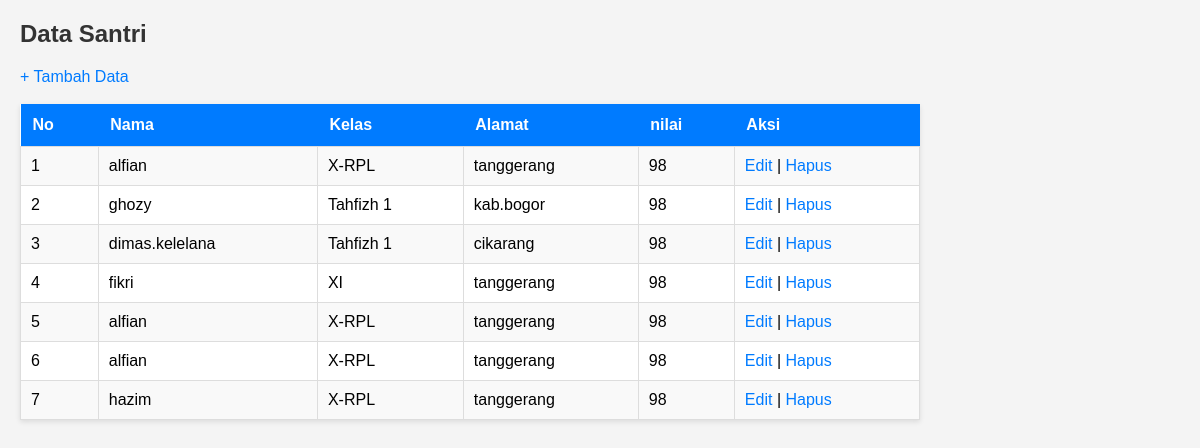
The page / on the database its author committed.
### tables this page shows
CREATE TABLE `santri` (
  `id` int(11) NOT NULL,
  `nama` varchar(100) DEFAULT NULL,
  `kelas` varchar(50) DEFAULT NULL,
  `alamat` text DEFAULT NULL,
  `nilai` int(11) NOT NULL
);

### index.php (the view, shortened to what this page needs)
<?php include 'koneksi.php'; ?>
<!DOCTYPE html>
<html>
<head>
</head>
<body>
<h2>Data Santri</h2>
<a href="tambah.php">+ Tambah Data</a>
<br><br>
<table>
<tr>
    <th>No</th>
    <th>Nama</th>
    <th>Kelas</th>
    <th>Alamat</th>
    <th>nilai</th>
    <th>Aksi</th>
</tr>
<?php
$no = 1;
$data = mysqli_query($conn, "SELECT * FROM santri");
while ($d = mysqli_fetch_array($data)) {
?>
<tr>
    <td><?= $no++ ?></td>
    <td><?= $d['nama'] ?></td>
    <td><?= $d['kelas'] ?></td>
    <td><?= $d['alamat'] ?></td>
     <td><?= $d['nilai'] ?></td>
    <td>
        <a href="edit.php?id=<?= $d['id'] ?>">Edit</a> |
        <a href="hapus.php?id=<?= $d['id'] ?>" onclick="return confirm('Hapus data?')">Hapus</a>
    </td>
</tr>
<?php } ?>
</table>
</body>
</html>

### index.php (style rules this page uses)
* { margin: 0; padding: 0; box-sizing: border-box; }
body { font-family: Arial, sans-serif; background-color: #f4f4f4; padding: 20px; }
h2 { color: #333; margin-bottom: 20px; }
a { text-decoration: none; color: #007bff; transition: color 0.3s; }
table { border-collapse: collapse; width: 100%; max-width: 900px; background-color: white; box-shadow: 0 2px 5px rgba(0,0,0,0.1); }
th { background-color: #007bff; color: white; padding: 12px; text-align: left; }
td { border: 1px solid #ddd; padding: 10px; }
tr:nth-child(even) { background-color: #f9f9f9; }

### rows shown on the page
santri: nama "alfian", kelas "X-RPL", alamat "tanggerang", nilai "98"
santri: nama "ghozy", kelas "Tahfizh 1", alamat "kab.bogor", nilai "98"
santri: nama "dimas.kelelana", kelas "Tahfizh 1", alamat "cikarang", nilai "98"
santri: nama "fikri", kelas "XI", alamat "tanggerang", nilai "98"
santri: nama "alfian", kelas "X-RPL", alamat "tanggerang", nilai "98"
santri: nama "alfian", kelas "X-RPL", alamat "tanggerang", nilai "98"
santri: nama "hazim", kelas "X-RPL", alamat "tanggerang", nilai "98"
